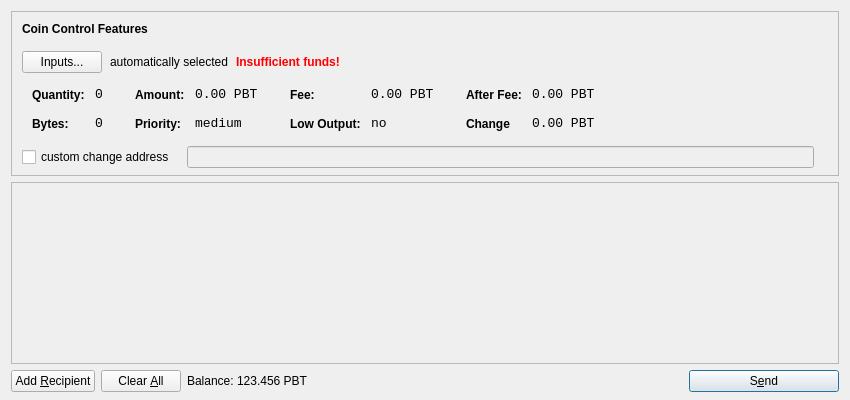
<?xml version="1.0" encoding="UTF-8"?>
<ui version="4.0">
 <class>SendCoinsDialog</class>
 <widget class="QDialog" name="SendCoinsDialog">
  <property name="geometry">
   <rect>
    <x>0</x>
    <y>0</y>
    <width>850</width>
    <height>400</height>
   </rect>
  </property>
  <property name="windowTitle">
   <string>Send Coins</string>
  </property>
  <layout class="QVBoxLayout" name="verticalLayout" stretch="0,1,0">
   <property name="bottomMargin">
    <number>8</number>
   </property>
   <item>
    <widget class="QFrame" name="frameCoinControl">
     <property name="sizePolicy">
      <sizepolicy hsizetype="Expanding" vsizetype="Expanding">
       <horstretch>0</horstretch>
       <verstretch>0</verstretch>
      </sizepolicy>
     </property>
     <property name="maximumSize">
      <size>
       <width>16777215</width>
       <height>16777215</height>
      </size>
     </property>
     <property name="frameShape">
      <enum>QFrame::StyledPanel</enum>
     </property>
     <property name="frameShadow">
      <enum>QFrame::Sunken</enum>
     </property>
     <layout class="QVBoxLayout" name="verticalLayoutCoinControl2">
      <property name="spacing">
       <number>-1</number>
      </property>
      <property name="leftMargin">
       <number>0</number>
      </property>
      <property name="topMargin">
       <number>0</number>
      </property>
      <property name="rightMargin">
       <number>0</number>
      </property>
      <property name="bottomMargin">
       <number>6</number>
      </property>
      <item>
       <layout class="QVBoxLayout" name="verticalLayoutCoinControl" stretch="0,0,0,0,1">
        <property name="spacing">
         <number>0</number>
        </property>
        <property name="leftMargin">
         <number>10</number>
        </property>
        <property name="topMargin">
         <number>10</number>
        </property>
        <item>
         <layout class="QHBoxLayout" name="horizontalLayoutCoinControl1">
          <property name="bottomMargin">
           <number>15</number>
          </property>
          <item>
           <widget class="QLabel" name="labelCoinControlFeatures">
            <property name="sizePolicy">
             <sizepolicy hsizetype="Preferred" vsizetype="Maximum">
              <horstretch>0</horstretch>
              <verstretch>0</verstretch>
             </sizepolicy>
            </property>
            <property name="font">
             <font>
              <weight>75</weight>
              <bold>true</bold>
             </font>
            </property>
            <property name="styleSheet">
             <string notr="true">font-weight:bold;</string>
            </property>
            <property name="text">
             <string>Coin Control Features</string>
            </property>
           </widget>
          </item>
         </layout>
        </item>
        <item>
         <layout class="QHBoxLayout" name="horizontalLayoutCoinControl2" stretch="0,0,0,0">
          <property name="spacing">
           <number>8</number>
          </property>
          <property name="bottomMargin">
           <number>10</number>
          </property>
          <item>
           <widget class="QPushButton" name="pushButtonCoinControl">
            <property name="styleSheet">
             <string notr="true"/>
            </property>
            <property name="text">
             <string>Inputs...</string>
            </property>
           </widget>
          </item>
          <item>
           <widget class="QLabel" name="labelCoinControlAutomaticallySelected">
            <property name="text">
             <string>automatically selected</string>
            </property>
            <property name="margin">
             <number>5</number>
            </property>
           </widget>
          </item>
          <item>
           <widget class="QLabel" name="labelCoinControlInsuffFunds">
            <property name="font">
             <font>
              <weight>75</weight>
              <bold>true</bold>
             </font>
            </property>
            <property name="styleSheet">
             <string notr="true">color:red;font-weight:bold;</string>
            </property>
            <property name="text">
             <string>Insufficient funds!</string>
            </property>
            <property name="margin">
             <number>5</number>
            </property>
           </widget>
          </item>
          <item>
           <spacer name="horizontalSpacerCoinControl">
            <property name="orientation">
             <enum>Qt::Horizontal</enum>
            </property>
            <property name="sizeHint" stdset="0">
             <size>
              <width>40</width>
              <height>1</height>
             </size>
            </property>
           </spacer>
          </item>
         </layout>
        </item>
        <item>
         <widget class="QWidget" name="widgetCoinControl" native="true">
          <property name="sizePolicy">
           <sizepolicy hsizetype="Preferred" vsizetype="Preferred">
            <horstretch>0</horstretch>
            <verstretch>0</verstretch>
           </sizepolicy>
          </property>
          <property name="minimumSize">
           <size>
            <width>0</width>
            <height>0</height>
           </size>
          </property>
          <property name="styleSheet">
           <string notr="true"/>
          </property>
          <layout class="QHBoxLayout" name="horizontalLayoutCoinControl5">
           <property name="margin">
            <number>0</number>
           </property>
           <item>
            <layout class="QHBoxLayout" name="horizontalLayoutCoinControl3" stretch="0,0,0,1">
             <property name="spacing">
              <number>20</number>
             </property>
             <property name="topMargin">
              <number>0</number>
             </property>
             <property name="bottomMargin">
              <number>10</number>
             </property>
             <item>
              <layout class="QFormLayout" name="formLayoutCoinControl1">
               <property name="horizontalSpacing">
                <number>10</number>
               </property>
               <property name="verticalSpacing">
                <number>14</number>
               </property>
               <property name="leftMargin">
                <number>10</number>
               </property>
               <property name="topMargin">
                <number>4</number>
               </property>
               <property name="rightMargin">
                <number>6</number>
               </property>
               <item row="0" column="0">
                <widget class="QLabel" name="labelCoinControlQuantityText">
                 <property name="styleSheet">
                  <string notr="true">font-weight:bold;</string>
                 </property>
                 <property name="text">
                  <string>Quantity:</string>
                 </property>
                 <property name="margin">
                  <number>0</number>
                 </property>
                </widget>
               </item>
               <item row="0" column="1">
                <widget class="QLabel" name="labelCoinControlQuantity">
                 <property name="font">
                  <font>
                   <family>Monospace</family>
                   <pointsize>10</pointsize>
                  </font>
                 </property>
                 <property name="cursor">
                  <cursorShape>IBeamCursor</cursorShape>
                 </property>
                 <property name="contextMenuPolicy">
                  <enum>Qt::ActionsContextMenu</enum>
                 </property>
                 <property name="text">
                  <string>0</string>
                 </property>
                 <property name="margin">
                  <number>0</number>
                 </property>
                 <property name="textInteractionFlags">
                  <set>Qt::LinksAccessibleByMouse|Qt::TextSelectableByKeyboard|Qt::TextSelectableByMouse</set>
                 </property>
                </widget>
               </item>
               <item row="1" column="0">
                <widget class="QLabel" name="labelCoinControlBytesText">
                 <property name="styleSheet">
                  <string notr="true">font-weight:bold;</string>
                 </property>
                 <property name="text">
                  <string>Bytes:</string>
                 </property>
                </widget>
               </item>
               <item row="1" column="1">
                <widget class="QLabel" name="labelCoinControlBytes">
                 <property name="font">
                  <font>
                   <family>Monospace</family>
                   <pointsize>10</pointsize>
                  </font>
                 </property>
                 <property name="cursor">
                  <cursorShape>IBeamCursor</cursorShape>
                 </property>
                 <property name="contextMenuPolicy">
                  <enum>Qt::ActionsContextMenu</enum>
                 </property>
                 <property name="text">
                  <string>0</string>
                 </property>
                 <property name="textInteractionFlags">
                  <set>Qt::LinksAccessibleByMouse|Qt::TextSelectableByKeyboard|Qt::TextSelectableByMouse</set>
                 </property>
                </widget>
               </item>
              </layout>
             </item>
             <item>
              <layout class="QFormLayout" name="formLayoutCoinControl2">
               <property name="horizontalSpacing">
                <number>10</number>
               </property>
               <property name="verticalSpacing">
                <number>14</number>
               </property>
               <property name="leftMargin">
                <number>6</number>
               </property>
               <property name="topMargin">
                <number>4</number>
               </property>
               <property name="rightMargin">
                <number>6</number>
               </property>
               <item row="0" column="0">
                <widget class="QLabel" name="labelCoinControlAmountText">
                 <property name="styleSheet">
                  <string notr="true">font-weight:bold;</string>
                 </property>
                 <property name="text">
                  <string>Amount:</string>
                 </property>
                 <property name="margin">
                  <number>0</number>
                 </property>
                </widget>
               </item>
               <item row="0" column="1">
                <widget class="QLabel" name="labelCoinControlAmount">
                 <property name="font">
                  <font>
                   <family>Monospace</family>
                   <pointsize>10</pointsize>
                  </font>
                 </property>
                 <property name="cursor">
                  <cursorShape>IBeamCursor</cursorShape>
                 </property>
                 <property name="contextMenuPolicy">
                  <enum>Qt::ActionsContextMenu</enum>
                 </property>
                 <property name="text">
                  <string>0.00 PBT</string>
                 </property>
                 <property name="textInteractionFlags">
                  <set>Qt::LinksAccessibleByMouse|Qt::TextSelectableByKeyboard|Qt::TextSelectableByMouse</set>
                 </property>
                </widget>
               </item>
               <item row="1" column="0">
                <widget class="QLabel" name="labelCoinControlPriorityText">
                 <property name="styleSheet">
                  <string notr="true">font-weight:bold;</string>
                 </property>
                 <property name="text">
                  <string>Priority:</string>
                 </property>
                </widget>
               </item>
               <item row="1" column="1">
                <widget class="QLabel" name="labelCoinControlPriority">
                 <property name="font">
                  <font>
                   <family>Monospace</family>
                   <pointsize>10</pointsize>
                  </font>
                 </property>
                 <property name="cursor">
                  <cursorShape>IBeamCursor</cursorShape>
                 </property>
                 <property name="contextMenuPolicy">
                  <enum>Qt::ActionsContextMenu</enum>
                 </property>
                 <property name="text">
                  <string>medium</string>
                 </property>
                 <property name="textInteractionFlags">
                  <set>Qt::LinksAccessibleByMouse|Qt::TextSelectableByKeyboard|Qt::TextSelectableByMouse</set>
                 </property>
                </widget>
               </item>
              </layout>
             </item>
             <item>
              <layout class="QFormLayout" name="formLayoutCoinControl3">
               <property name="horizontalSpacing">
                <number>10</number>
               </property>
               <property name="verticalSpacing">
                <number>14</number>
               </property>
               <property name="leftMargin">
                <number>6</number>
               </property>
               <property name="topMargin">
                <number>4</number>
               </property>
               <property name="rightMargin">
                <number>6</number>
               </property>
               <item row="0" column="0">
                <widget class="QLabel" name="labelCoinControlFeeText">
                 <property name="styleSheet">
                  <string notr="true">font-weight:bold;</string>
                 </property>
                 <property name="text">
                  <string>Fee:</string>
                 </property>
                 <property name="margin">
                  <number>0</number>
                 </property>
                </widget>
               </item>
               <item row="0" column="1">
                <widget class="QLabel" name="labelCoinControlFee">
                 <property name="font">
                  <font>
                   <family>Monospace</family>
                   <pointsize>10</pointsize>
                  </font>
                 </property>
                 <property name="cursor">
                  <cursorShape>IBeamCursor</cursorShape>
                 </property>
                 <property name="contextMenuPolicy">
                  <enum>Qt::ActionsContextMenu</enum>
                 </property>
                 <property name="text">
                  <string>0.00 PBT</string>
                 </property>
                 <property name="textInteractionFlags">
                  <set>Qt::LinksAccessibleByMouse|Qt::TextSelectableByKeyboard|Qt::TextSelectableByMouse</set>
                 </property>
                </widget>
               </item>
               <item row="1" column="0">
                <widget class="QLabel" name="labelCoinControlLowOutputText">
                 <property name="styleSheet">
                  <string notr="true">font-weight:bold;</string>
                 </property>
                 <property name="text">
                  <string>Low Output:</string>
                 </property>
                </widget>
               </item>
               <item row="1" column="1">
                <widget class="QLabel" name="labelCoinControlLowOutput">
                 <property name="font">
                  <font>
                   <family>Monospace</family>
                   <pointsize>10</pointsize>
                  </font>
                 </property>
                 <property name="cursor">
                  <cursorShape>IBeamCursor</cursorShape>
                 </property>
                 <property name="contextMenuPolicy">
                  <enum>Qt::ActionsContextMenu</enum>
                 </property>
                 <property name="text">
                  <string>no</string>
                 </property>
                 <property name="textInteractionFlags">
                  <set>Qt::LinksAccessibleByMouse|Qt::TextSelectableByKeyboard|Qt::TextSelectableByMouse</set>
                 </property>
                </widget>
               </item>
              </layout>
             </item>
             <item>
              <layout class="QFormLayout" name="formLayoutCoinControl4">
               <property name="horizontalSpacing">
                <number>10</number>
               </property>
               <property name="verticalSpacing">
                <number>14</number>
               </property>
               <property name="leftMargin">
                <number>6</number>
               </property>
               <property name="topMargin">
                <number>4</number>
               </property>
               <property name="rightMargin">
                <number>6</number>
               </property>
               <item row="0" column="0">
                <widget class="QLabel" name="labelCoinControlAfterFeeText">
                 <property name="styleSheet">
                  <string notr="true">font-weight:bold;</string>
                 </property>
                 <property name="text">
                  <string>After Fee:</string>
                 </property>
                 <property name="margin">
                  <number>0</number>
                 </property>
                </widget>
               </item>
               <item row="0" column="1">
                <widget class="QLabel" name="labelCoinControlAfterFee">
                 <property name="font">
                  <font>
                   <family>Monospace</family>
                   <pointsize>10</pointsize>
                  </font>
                 </property>
                 <property name="cursor">
                  <cursorShape>IBeamCursor</cursorShape>
                 </property>
                 <property name="contextMenuPolicy">
                  <enum>Qt::ActionsContextMenu</enum>
                 </property>
                 <property name="text">
                  <string>0.00 PBT</string>
                 </property>
                 <property name="textInteractionFlags">
                  <set>Qt::LinksAccessibleByMouse|Qt::TextSelectableByKeyboard|Qt::TextSelectableByMouse</set>
                 </property>
                </widget>
               </item>
               <item row="1" column="0">
                <widget class="QLabel" name="labelCoinControlChangeText">
                 <property name="styleSheet">
                  <string notr="true">font-weight:bold;</string>
                 </property>
                 <property name="text">
                  <string>Change</string>
                 </property>
                </widget>
               </item>
               <item row="1" column="1">
                <widget class="QLabel" name="labelCoinControlChange">
                 <property name="font">
                  <font>
                   <family>Monospace</family>
                   <pointsize>10</pointsize>
                  </font>
                 </property>
                 <property name="cursor">
                  <cursorShape>IBeamCursor</cursorShape>
                 </property>
                 <property name="contextMenuPolicy">
                  <enum>Qt::ActionsContextMenu</enum>
                 </property>
                 <property name="text">
                  <string>0.00 PBT</string>
                 </property>
                 <property name="textInteractionFlags">
                  <set>Qt::LinksAccessibleByMouse|Qt::TextSelectableByKeyboard|Qt::TextSelectableByMouse</set>
                 </property>
                </widget>
               </item>
              </layout>
             </item>
            </layout>
           </item>
          </layout>
         </widget>
        </item>
        <item>
         <layout class="QHBoxLayout" name="horizontalLayoutCoinControl4" stretch="0,0,0">
          <property name="spacing">
           <number>12</number>
          </property>
          <property name="sizeConstraint">
           <enum>QLayout::SetDefaultConstraint</enum>
          </property>
          <property name="topMargin">
           <number>5</number>
          </property>
          <property name="rightMargin">
           <number>5</number>
          </property>
          <item>
           <widget class="QCheckBox" name="checkBoxCoinControlChange">
            <property name="text">
             <string>custom change address</string>
            </property>
           </widget>
          </item>
          <item>
           <widget class="QLineEdit" name="lineEditCoinControlChange">
            <property name="enabled">
             <bool>false</bool>
            </property>
            <property name="sizePolicy">
             <sizepolicy hsizetype="Expanding" vsizetype="Fixed">
              <horstretch>0</horstretch>
              <verstretch>0</verstretch>
             </sizepolicy>
            </property>
           </widget>
          </item>
          <item>
           <widget class="QLabel" name="labelCoinControlChangeLabel">
            <property name="sizePolicy">
             <sizepolicy hsizetype="Preferred" vsizetype="Expanding">
              <horstretch>0</horstretch>
              <verstretch>0</verstretch>
             </sizepolicy>
            </property>
            <property name="minimumSize">
             <size>
              <width>0</width>
              <height>0</height>
             </size>
            </property>
            <property name="text">
             <string/>
            </property>
            <property name="margin">
             <number>3</number>
            </property>
           </widget>
          </item>
         </layout>
        </item>
        <item>
         <spacer name="verticalSpacerCoinControl">
          <property name="orientation">
           <enum>Qt::Vertical</enum>
          </property>
          <property name="sizeHint" stdset="0">
           <size>
            <width>800</width>
            <height>1</height>
           </size>
          </property>
         </spacer>
        </item>
       </layout>
      </item>
     </layout>
    </widget>
   </item>
   <item>
    <widget class="QScrollArea" name="scrollArea">
     <property name="widgetResizable">
      <bool>true</bool>
     </property>
     <widget class="QWidget" name="scrollAreaWidgetContents">
      <property name="geometry">
       <rect>
        <x>0</x>
        <y>0</y>
        <width>830</width>
        <height>165</height>
       </rect>
      </property>
      <layout class="QVBoxLayout" name="verticalLayout_2">
       <property name="margin">
        <number>0</number>
       </property>
       <item>
        <layout class="QVBoxLayout" name="entries">
         <property name="spacing">
          <number>6</number>
         </property>
        </layout>
       </item>
       <item>
        <spacer name="verticalSpacer">
         <property name="orientation">
          <enum>Qt::Vertical</enum>
         </property>
         <property name="sizeHint" stdset="0">
          <size>
           <width>20</width>
           <height>40</height>
          </size>
         </property>
        </spacer>
       </item>
      </layout>
     </widget>
    </widget>
   </item>
   <item>
    <layout class="QHBoxLayout" name="horizontalLayout">
     <item>
      <widget class="QPushButton" name="addButton">
       <property name="toolTip">
        <string>Send to multiple recipients at once</string>
       </property>
       <property name="text">
        <string>Add &amp;Recipient</string>
       </property>
       <property name="icon">
        <iconset resource="../bitcoin.qrc">
         <normaloff>:/icons/add</normaloff>:/icons/add</iconset>
       </property>
       <property name="autoDefault">
        <bool>false</bool>
       </property>
      </widget>
     </item>
     <item>
      <widget class="QPushButton" name="clearButton">
       <property name="sizePolicy">
        <sizepolicy hsizetype="Minimum" vsizetype="Fixed">
         <horstretch>0</horstretch>
         <verstretch>0</verstretch>
        </sizepolicy>
       </property>
       <property name="toolTip">
        <string>Remove all transaction fields</string>
       </property>
       <property name="text">
        <string>Clear &amp;All</string>
       </property>
       <property name="icon">
        <iconset resource="../bitcoin.qrc">
         <normaloff>:/icons/remove</normaloff>:/icons/remove</iconset>
       </property>
       <property name="autoRepeatDelay">
        <number>300</number>
       </property>
       <property name="autoDefault">
        <bool>false</bool>
       </property>
      </widget>
     </item>
     <item>
      <layout class="QHBoxLayout" name="horizontalLayout_2">
       <property name="spacing">
        <number>3</number>
       </property>
       <item>
        <widget class="QLabel" name="label">
         <property name="sizePolicy">
          <sizepolicy hsizetype="Preferred" vsizetype="Fixed">
           <horstretch>0</horstretch>
           <verstretch>0</verstretch>
          </sizepolicy>
         </property>
         <property name="text">
          <string>Balance:</string>
         </property>
        </widget>
       </item>
       <item>
        <widget class="QLabel" name="labelBalance">
         <property name="sizePolicy">
          <sizepolicy hsizetype="Preferred" vsizetype="Fixed">
           <horstretch>0</horstretch>
           <verstretch>0</verstretch>
          </sizepolicy>
         </property>
         <property name="cursor">
          <cursorShape>IBeamCursor</cursorShape>
         </property>
         <property name="text">
          <string>123.456 PBT</string>
         </property>
         <property name="textInteractionFlags">
          <set>Qt::LinksAccessibleByMouse|Qt::TextSelectableByKeyboard|Qt::TextSelectableByMouse</set>
         </property>
        </widget>
       </item>
      </layout>
     </item>
     <item>
      <spacer name="horizontalSpacer">
       <property name="orientation">
        <enum>Qt::Horizontal</enum>
       </property>
       <property name="sizeHint" stdset="0">
        <size>
         <width>40</width>
         <height>20</height>
        </size>
       </property>
      </spacer>
     </item>
     <item>
      <widget class="QPushButton" name="sendButton">
       <property name="minimumSize">
        <size>
         <width>150</width>
         <height>0</height>
        </size>
       </property>
       <property name="toolTip">
        <string>Confirm the send action</string>
       </property>
       <property name="text">
        <string>S&amp;end</string>
       </property>
       <property name="icon">
        <iconset resource="../bitcoin.qrc">
         <normaloff>:/icons/send</normaloff>:/icons/send</iconset>
       </property>
       <property name="default">
        <bool>true</bool>
       </property>
      </widget>
     </item>
    </layout>
   </item>
  </layout>
 </widget>
 <resources>
  <include location="../bitcoin.qrc"/>
 </resources>
 <connections/>
</ui>
